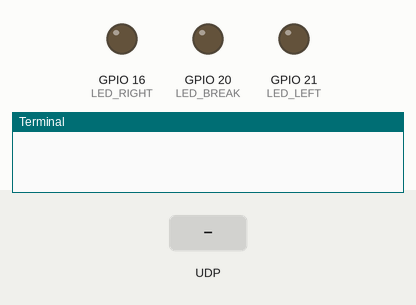
The program below on a simulated Raspberry Pi (BCM pin numbers). Shown: output pins drawn as LEDs (lit = HIGH), the last lines printed to the terminal. Dashed ring = blinking. The inputs (shaded band) are chosen by the test bench. Threads take turns every 2 ms.

Above: at 1.2 s.
1.3 s: UDP packet "led_right_on" arrives
At 1.7 s:
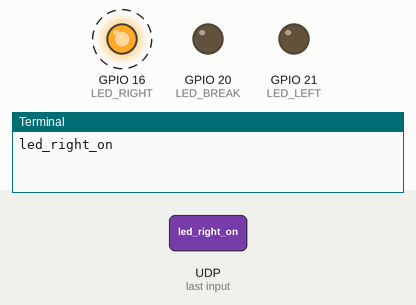
4.3 s: UDP packet "led_left_on" arrives
At 4.7 s:
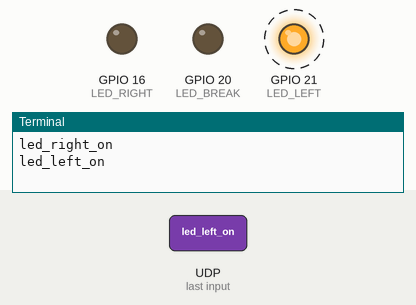
7.3 s: UDP packet "break_on" arrives
At 7.7 s:
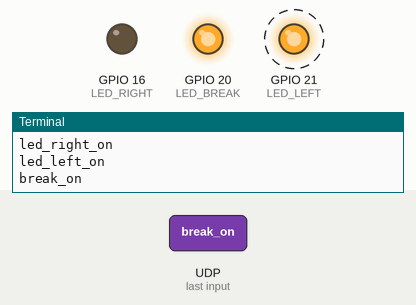
10.3 s: UDP packet "emergency_on" arrives
At 11.7 s:
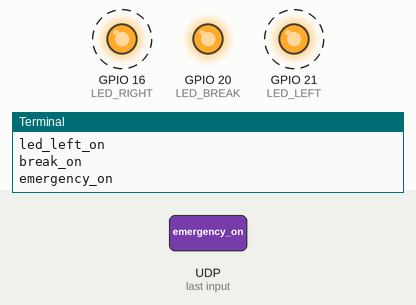
13.3 s: UDP packet "break_off" arrives
At 13.7 s:
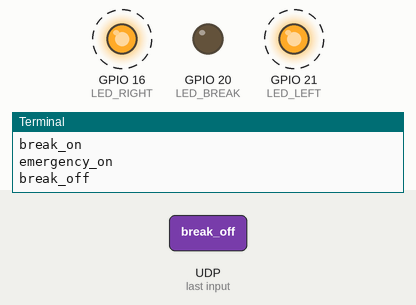
Timing chart, 0 to 17.3 s (numbered marks = the images above; inputs shaded):
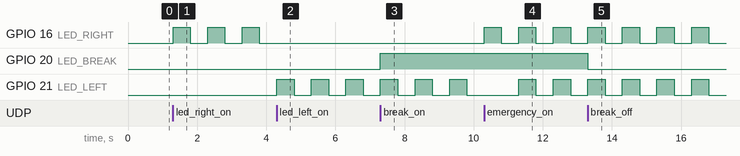

The program:

Main.py
```python
#from TcpClient import *
#from NCS import *
from back_udp_server import *
from BackLedCntroller import *
#from ReceiveLight import *

def getMessage(text):
    print(text)
    if text == "led_right_on":
        backLedCntroller.turn_on(backLedCntroller.LED_RIGHT)
    if text == "led_left_on":
        backLedCntroller.turn_on(backLedCntroller.LED_LEFT)
    if text == "led_right_off":
        backLedCntroller.turn_off(backLedCntroller.LED_RIGHT)
    if text == "led_left_off":
        backLedCntroller.turn_off(backLedCntroller.LED_LEFT)
    if text == "break_on":
        backLedCntroller.break_on()
    if text == "break_off":
        backLedCntroller.break_off()
    if text == "emergency_on":
        backLedCntroller.emergency_on()
    if text == "emergency_off":
        backLedCntroller.emergency_off()


udp_server.getMessage = getMessage

# TODO ReceiveLight에 아래 두 함수를 콜백으로 등록 조도센서에 따라 밤낮이 바뀔때 on/ off 함수가 실행되도록 변경
# backLedCntroller.break_night_on()
# backLedCntroller.break_night_off()

while True:
    pass
```

back_udp_server.py
```python
import threading
import socket

class udp_server():
    data = None
    image = None
    getMessage = None

    #initializer
    def __init__(self):
        self.backcam_sock = socket.socket(socket.AF_INET , socket.SOCK_DGRAM)
        self.backcam_sock.bind( ('',8081) )
        t = threading.Thread(target=self.recvFrame, args=())
        t.start()

    def recvFrame(self):
        while True:
            self.data , self.addr = self.backcam_sock.recvfrom(65535)
            if self.getMessage != None:
                self.getMessage(self.data.decode('utf-8')) #callback frameUpdate
        self.backcam_sock.close()

udp_server = udp_server()
```

BackLedCntroller.py
```python
import RPi.GPIO as GPIO
import threading
import time

class BackLedCntroller():

    #LED 포트 번호
    LED_LEFT = 21
    LED_RIGHT = 16
    LED_BREAK = 20

    #LED 상태 변수
    led_left_on = False
    led_right_on = False
    led_emergency_on = False
    led_night_on = False
    led_break_on = False

    #깜빡임 간격
    BLINKTIME = 0.5

    def __init__(self):
        threading.Thread.__init__(self)

        GPIO.setmode(GPIO.BCM)
        GPIO.setup(self.LED_LEFT, GPIO.OUT)
        GPIO.setup(self.LED_RIGHT, GPIO.OUT)
        GPIO.setup(self.LED_BREAK, GPIO.OUT)

    #브레이크 제어
    def break_on(self):
        self.led_break_on = True
        GPIO.output(self.LED_BREAK, GPIO.HIGH)

    def break_off(self):
        self.led_break_on = False
        GPIO.output(self.LED_BREAK, GPIO.LOW)

    #브레이크 제어
    def break_night_on(self):
        if(self.led_night_on == True):
            return
        else:
            self.led_night_on = True
        t = threading.Thread(target=self.break_night_thread, args=())
        t.start()

    def break_night_off(self):
        self.led_night_on = False


    #깜빡이 제어
    def turn_on(self, oriental):
        if oriental == self.LED_RIGHT:
            self.turn_off(self.LED_LEFT)
            t = threading.Thread(target=self.turn_on_thread, args=(self.LED_RIGHT,"right"))
            t.start()
        if oriental == self.LED_LEFT:
            self.turn_off(self.LED_RIGHT)
            t = threading.Thread(target=self.turn_on_thread, args=(self.LED_LEFT,"left"))
            t.start()

    def turn_off(self, oriental):
        if oriental == self.LED_RIGHT:
            self.led_right_on = False
        if oriental == self.LED_LEFT:
            self.led_left_on = False

    def turn_on_thread(self, led_gpio_port,turn):

        if led_gpio_port==self.LED_LEFT:
            self.led_left_on = True
        elif led_gpio_port==self.LED_RIGHT:
            self.led_right_on = True

        while True:
            GPIO.output(led_gpio_port, GPIO.HIGH)
            time.sleep(self.BLINKTIME)
            GPIO.output(led_gpio_port, GPIO.LOW)
            time.sleep(self.BLINKTIME)
            if led_gpio_port==self.LED_LEFT and self.led_left_on==False:
                GPIO.output(led_gpio_port, GPIO.LOW)
                break
            elif led_gpio_port==self.LED_RIGHT and self.led_right_on==False:
                GPIO.output(led_gpio_port, GPIO.LOW)
                break


    #비상등 제어
    def emergency_on(self):
        self.turn_off(self.LED_LEFT)
        self.turn_off(self.LED_RIGHT)
        t = threading.Thread(target=self.emergency_on_thread, args=())
        t.start()

    def emergency_off(self):
        self.led_emergency_on = False

    def emergency_on_thread(self):
        self.led_emergency_on = True
        while True:
            GPIO.output(self.LED_RIGHT, GPIO.HIGH)
            GPIO.output(self.LED_LEFT, GPIO.HIGH)
            time.sleep(self.BLINKTIME)
            GPIO.output(self.LED_RIGHT, GPIO.LOW)
            GPIO.output(self.LED_LEFT, GPIO.LOW)
            time.sleep(self.BLINKTIME)

            if self.led_emergency_on == False:
                GPIO.output(self.LED_RIGHT, GPIO.LOW)
                GPIO.output(self.LED_LEFT, GPIO.LOW)
                break

    def break_night_thread(self):
        while True:
            time.sleep(0.000001)
            GPIO.output(self.LED_BREAK, GPIO.LOW)
            time.sleep(0.009999)
            GPIO.output(self.LED_BREAK, GPIO.HIGH)
            while self.led_break_on == True:
                pass
            if self.led_night_on == False:
                GPIO.output(self.LED_BREAK, GPIO.LOW)
                break


backLedCntroller = BackLedCntroller()

if __name__ == "__main__":
    while True:
        text = input()
        if text == "ron":
            backLedCntroller.turn_on(backLedCntroller.LED_RIGHT)
        if text == "lon":
            backLedCntroller.turn_on(backLedCntroller.LED_LEFT)
        if text == "roff":
            backLedCntroller.turn_off(backLedCntroller.LED_RIGHT)
        if text == "loff":
            backLedCntroller.turn_off(backLedCntroller.LED_LEFT)
        if text == "breakon":
            backLedCntroller.break_on()
        if text == "breakoff":
            backLedCntroller.break_off()
        if text == "emeron":
            backLedCntroller.emergency_on()
        if text == "emeroff":
            backLedCntroller.emergency_off()
        if text == "night":
            backLedCntroller.break_night_on()
        if text == "day":
            backLedCntroller.break_night_off()
```

Measured:
- after the input at 1.3 s, GPIO 16 (LED_RIGHT): alternates HIGH for 0.50 s and LOW for 0.50 s, starting at once
- after the input at 4.3 s, GPIO 16 (LED_RIGHT): stops changing and stays LOW; GPIO 21 (LED_LEFT): alternates HIGH for 0.50 s and LOW for 0.50 s, starting at once
- after the input at 7.3 s, GPIO 20 (LED_BREAK): LOW → HIGH at once
- after the input at 10.3 s, GPIO 16 (LED_RIGHT): alternates HIGH for 0.50 s and LOW for 0.50 s, starting at once
- after the input at 13.3 s, GPIO 20 (LED_BREAK): HIGH → LOW at once
